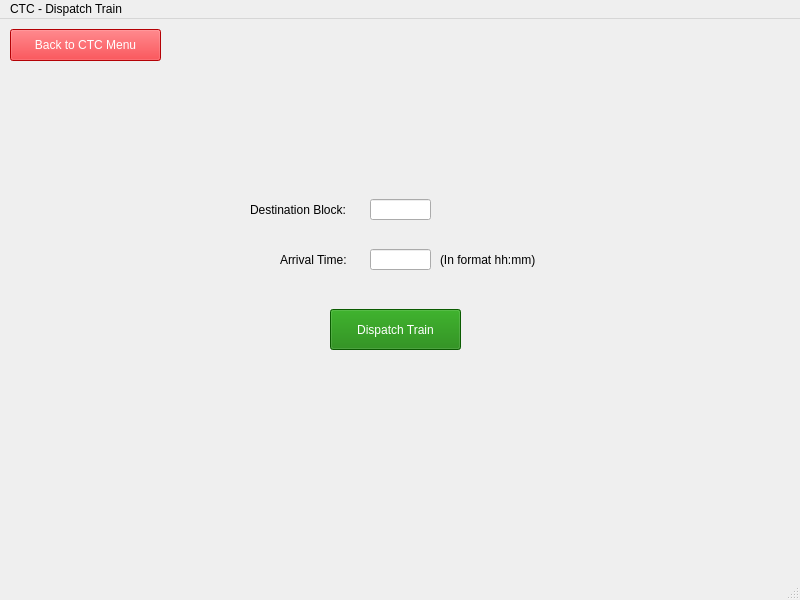
<?xml version="1.0" encoding="UTF-8"?>
<ui version="4.0">
 <class>MainWindow</class>
 <widget class="QMainWindow" name="MainWindow">
  <property name="geometry">
   <rect>
    <x>0</x>
    <y>0</y>
    <width>800</width>
    <height>600</height>
   </rect>
  </property>
  <property name="windowTitle">
   <string>MainWindow</string>
  </property>
  <widget class="QWidget" name="centralwidget">
   <widget class="QPushButton" name="BackToMainMenu">
    <property name="geometry">
     <rect>
      <x>10</x>
      <y>10</y>
      <width>151</width>
      <height>32</height>
     </rect>
    </property>
    <property name="styleSheet">
     <string notr="true">background-color: rgb(252, 1, 7);
color: rgb(255, 255, 255);</string>
    </property>
    <property name="text">
     <string>Back to CTC Menu</string>
    </property>
   </widget>
   <widget class="QPushButton" name="DispatchButton">
    <property name="geometry">
     <rect>
      <x>330</x>
      <y>290</y>
      <width>131</width>
      <height>41</height>
     </rect>
    </property>
    <property name="styleSheet">
     <string notr="true">background-color: rgb(16, 128, 1);
color: rgb(255, 255, 255);</string>
    </property>
    <property name="text">
     <string>Dispatch Train</string>
    </property>
   </widget>
   <widget class="QLineEdit" name="BlockInput">
    <property name="geometry">
     <rect>
      <x>370</x>
      <y>180</y>
      <width>61</width>
      <height>21</height>
     </rect>
    </property>
    <property name="text">
     <string/>
    </property>
   </widget>
   <widget class="QLineEdit" name="TimeInput">
    <property name="geometry">
     <rect>
      <x>370</x>
      <y>230</y>
      <width>61</width>
      <height>21</height>
     </rect>
    </property>
    <property name="text">
     <string/>
    </property>
   </widget>
   <widget class="QLabel" name="label">
    <property name="geometry">
     <rect>
      <x>250</x>
      <y>180</y>
      <width>121</width>
      <height>21</height>
     </rect>
    </property>
    <property name="text">
     <string>Destination Block:</string>
    </property>
   </widget>
   <widget class="QLabel" name="label_2">
    <property name="geometry">
     <rect>
      <x>280</x>
      <y>230</y>
      <width>81</width>
      <height>21</height>
     </rect>
    </property>
    <property name="text">
     <string>Arrival Time:</string>
    </property>
   </widget>
   <widget class="QLabel" name="label_3">
    <property name="geometry">
     <rect>
      <x>440</x>
      <y>230</y>
      <width>111</width>
      <height>21</height>
     </rect>
    </property>
    <property name="text">
     <string>(In format hh:mm)</string>
    </property>
   </widget>
   <widget class="QLabel" name="ConfirmationLabel">
    <property name="geometry">
     <rect>
      <x>250</x>
      <y>370</y>
      <width>311</width>
      <height>21</height>
     </rect>
    </property>
    <property name="text">
     <string/>
    </property>
   </widget>
  </widget>
  <widget class="QMenuBar" name="menubar">
   <property name="geometry">
    <rect>
     <x>0</x>
     <y>0</y>
     <width>800</width>
     <height>22</height>
    </rect>
   </property>
   <widget class="QMenu" name="menuCTC_Dispatch_Train">
    <property name="title">
     <string>CTC - Dispatch Train</string>
    </property>
   </widget>
   <addaction name="menuCTC_Dispatch_Train"/>
  </widget>
  <widget class="QStatusBar" name="statusbar"/>
 </widget>
 <resources/>
 <connections/>
</ui>
